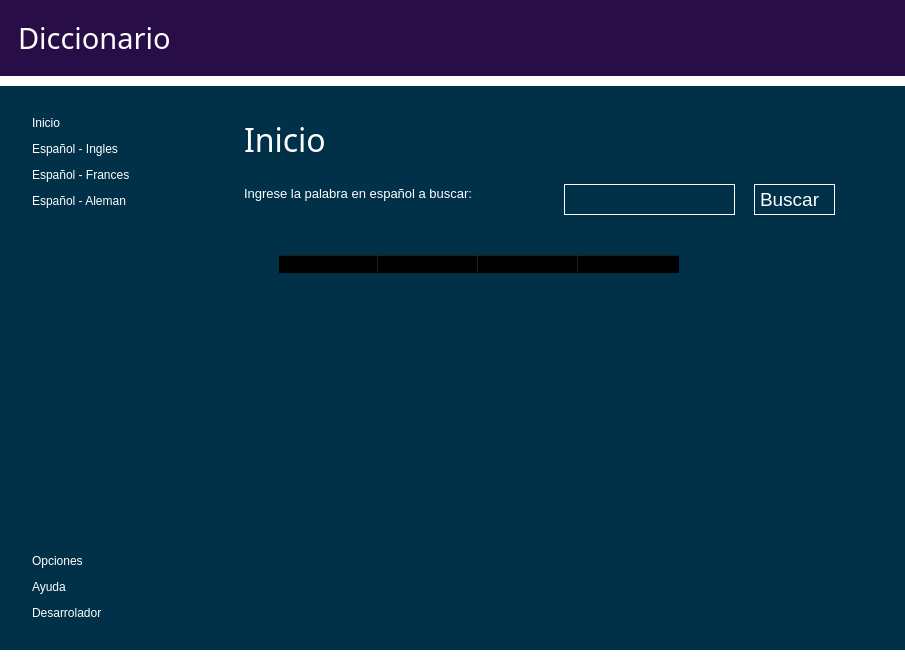
<?xml version="1.0" encoding="UTF-8"?>
<ui version="4.0">
 <class>MainWindow</class>
 <widget class="QMainWindow" name="MainWindow">
  <property name="geometry">
   <rect>
    <x>0</x>
    <y>0</y>
    <width>905</width>
    <height>672</height>
   </rect>
  </property>
  <property name="windowTitle">
   <string>MainWindow</string>
  </property>
  <property name="styleSheet">
   <string notr="true">*{
border: none;
background: transparent;
padding: 0;
margin: 0;
color: #fff;
}
#header{
background-color: #290D47;
}
#mainBody{
background-color: rgb(0, 49, 72);
}
QPushButton{
text-align: left;
padding: 3px 5px;
}
QPushButton:hover {
	background-color: #fff;
	color: black;
}
</string>
  </property>
  <widget class="QWidget" name="centralwidget">
   <layout class="QVBoxLayout" name="verticalLayout">
    <property name="spacing">
     <number>10</number>
    </property>
    <property name="leftMargin">
     <number>0</number>
    </property>
    <property name="topMargin">
     <number>0</number>
    </property>
    <property name="rightMargin">
     <number>0</number>
    </property>
    <property name="bottomMargin">
     <number>0</number>
    </property>
    <item alignment="Qt::AlignTop">
     <widget class="QWidget" name="header" native="true">
      <layout class="QHBoxLayout" name="horizontalLayout">
       <item>
        <widget class="QFrame" name="frame_2">
         <property name="frameShape">
          <enum>QFrame::StyledPanel</enum>
         </property>
         <property name="frameShadow">
          <enum>QFrame::Raised</enum>
         </property>
         <layout class="QHBoxLayout" name="horizontalLayout_3">
          <item>
           <widget class="QLabel" name="label">
            <property name="font">
             <font>
              <family>Sketch 3D</family>
              <pointsize>22</pointsize>
             </font>
            </property>
            <property name="text">
             <string>Diccionario</string>
            </property>
           </widget>
          </item>
         </layout>
        </widget>
       </item>
      </layout>
     </widget>
    </item>
    <item>
     <widget class="QWidget" name="mainBody" native="true">
      <property name="sizePolicy">
       <sizepolicy hsizetype="Preferred" vsizetype="Expanding">
        <horstretch>0</horstretch>
        <verstretch>0</verstretch>
       </sizepolicy>
      </property>
      <layout class="QHBoxLayout" name="horizontalLayout_4">
       <item>
        <widget class="QWidget" name="leftMenu" native="true">
         <property name="enabled">
          <bool>true</bool>
         </property>
         <property name="minimumSize">
          <size>
           <width>200</width>
           <height>0</height>
          </size>
         </property>
         <layout class="QVBoxLayout" name="verticalLayout_3">
          <property name="spacing">
           <number>0</number>
          </property>
          <property name="leftMargin">
           <number>0</number>
          </property>
          <property name="topMargin">
           <number>0</number>
          </property>
          <property name="rightMargin">
           <number>0</number>
          </property>
          <property name="bottomMargin">
           <number>0</number>
          </property>
          <item>
           <widget class="QWidget" name="widget" native="true">
            <layout class="QVBoxLayout" name="verticalLayout_4">
             <item>
              <widget class="QFrame" name="frame_3">
               <property name="frameShape">
                <enum>QFrame::StyledPanel</enum>
               </property>
               <property name="frameShadow">
                <enum>QFrame::Raised</enum>
               </property>
               <layout class="QVBoxLayout" name="verticalLayout_5">
                <item>
                 <widget class="QPushButton" name="inicioBtn">
                  <property name="cursor">
                   <cursorShape>PointingHandCursor</cursorShape>
                  </property>
                  <property name="text">
                   <string>Inicio</string>
                  </property>
                 </widget>
                </item>
                <item>
                 <widget class="QPushButton" name="es_inglesBtn">
                  <property name="cursor">
                   <cursorShape>PointingHandCursor</cursorShape>
                  </property>
                  <property name="text">
                   <string>Español - Ingles</string>
                  </property>
                 </widget>
                </item>
                <item>
                 <widget class="QPushButton" name="es_francesBtn">
                  <property name="cursor">
                   <cursorShape>PointingHandCursor</cursorShape>
                  </property>
                  <property name="text">
                   <string>Español - Frances</string>
                  </property>
                 </widget>
                </item>
                <item>
                 <widget class="QPushButton" name="es_alemanBtn">
                  <property name="cursor">
                   <cursorShape>PointingHandCursor</cursorShape>
                  </property>
                  <property name="text">
                   <string>Español - Aleman</string>
                  </property>
                 </widget>
                </item>
               </layout>
              </widget>
             </item>
             <item>
              <spacer name="verticalSpacer">
               <property name="orientation">
                <enum>Qt::Vertical</enum>
               </property>
               <property name="sizeHint" stdset="0">
                <size>
                 <width>20</width>
                 <height>40</height>
                </size>
               </property>
              </spacer>
             </item>
             <item>
              <widget class="QFrame" name="frame_4">
               <property name="frameShape">
                <enum>QFrame::StyledPanel</enum>
               </property>
               <property name="frameShadow">
                <enum>QFrame::Raised</enum>
               </property>
               <layout class="QVBoxLayout" name="verticalLayout_6">
                <item>
                 <widget class="QPushButton" name="opcionesBtn">
                  <property name="cursor">
                   <cursorShape>PointingHandCursor</cursorShape>
                  </property>
                  <property name="text">
                   <string>Opciones</string>
                  </property>
                 </widget>
                </item>
                <item>
                 <widget class="QPushButton" name="ayudaBtn">
                  <property name="cursor">
                   <cursorShape>PointingHandCursor</cursorShape>
                  </property>
                  <property name="text">
                   <string>Ayuda</string>
                  </property>
                 </widget>
                </item>
                <item>
                 <widget class="QPushButton" name="desarrolladorBtn">
                  <property name="cursor">
                   <cursorShape>PointingHandCursor</cursorShape>
                  </property>
                  <property name="text">
                   <string>Desarrolador</string>
                  </property>
                 </widget>
                </item>
               </layout>
              </widget>
             </item>
            </layout>
           </widget>
          </item>
         </layout>
        </widget>
       </item>
       <item>
        <widget class="QWidget" name="mainBodyContainer" native="true">
         <property name="styleSheet">
          <string notr="true"/>
         </property>
         <layout class="QVBoxLayout" name="verticalLayout_2">
          <item>
           <widget class="QStackedWidget" name="stackedWidget">
            <widget class="QWidget" name="homePage">
             <widget class="QLabel" name="label_2">
              <property name="geometry">
               <rect>
                <x>20</x>
                <y>10</y>
                <width>151</width>
                <height>51</height>
               </rect>
              </property>
              <property name="font">
               <font>
                <family>Rockwell</family>
                <pointsize>24</pointsize>
               </font>
              </property>
              <property name="text">
               <string>Inicio</string>
              </property>
             </widget>
             <widget class="QLabel" name="label_13">
              <property name="geometry">
               <rect>
                <x>20</x>
                <y>70</y>
                <width>321</width>
                <height>39</height>
               </rect>
              </property>
              <property name="font">
               <font>
                <pointsize>10</pointsize>
               </font>
              </property>
              <property name="text">
               <string>Ingrese la palabra en español a buscar:</string>
              </property>
             </widget>
             <widget class="QLineEdit" name="buscarPalabraInput">
              <property name="geometry">
               <rect>
                <x>340</x>
                <y>80</y>
                <width>171</width>
                <height>31</height>
               </rect>
              </property>
              <property name="font">
               <font>
                <pointsize>10</pointsize>
               </font>
              </property>
              <property name="styleSheet">
               <string notr="true">*{
	 border: 1px solid #fff;
}</string>
              </property>
              <property name="text">
               <string/>
              </property>
              <property name="dragEnabled">
               <bool>false</bool>
              </property>
             </widget>
             <widget class="QPushButton" name="pushButton_2">
              <property name="geometry">
               <rect>
                <x>530</x>
                <y>80</y>
                <width>81</width>
                <height>31</height>
               </rect>
              </property>
              <property name="font">
               <font>
                <pointsize>14</pointsize>
                <kerning>true</kerning>
               </font>
              </property>
              <property name="cursor">
               <cursorShape>PointingHandCursor</cursorShape>
              </property>
              <property name="styleSheet">
               <string notr="true">*{border: 1px solid #fff}</string>
              </property>
              <property name="text">
               <string>Buscar</string>
              </property>
             </widget>
             <widget class="QTableWidget" name="tableWidget">
              <property name="geometry">
               <rect>
                <x>55</x>
                <y>151</y>
                <width>521</width>
                <height>271</height>
               </rect>
              </property>
              <property name="styleSheet">
               <string notr="true">*{
	color: black;
}</string>
              </property>
              <column>
               <property name="text">
                <string>Español</string>
               </property>
              </column>
              <column>
               <property name="text">
                <string>Ingles</string>
               </property>
              </column>
              <column>
               <property name="text">
                <string>Frances</string>
               </property>
              </column>
              <column>
               <property name="text">
                <string>Aleman</string>
               </property>
              </column>
             </widget>
            </widget>
            <widget class="QWidget" name="es_inglesPage">
             <widget class="QLabel" name="label_3">
              <property name="geometry">
               <rect>
                <x>30</x>
                <y>20</y>
                <width>401</width>
                <height>51</height>
               </rect>
              </property>
              <property name="font">
               <font>
                <family>Rockwell</family>
                <pointsize>24</pointsize>
               </font>
              </property>
              <property name="text">
               <string>Español - Ingles</string>
              </property>
             </widget>
             <widget class="QTableWidget" name="es_inglesTabla">
              <property name="geometry">
               <rect>
                <x>90</x>
                <y>110</y>
                <width>451</width>
                <height>421</height>
               </rect>
              </property>
              <property name="maximumSize">
               <size>
                <width>16777215</width>
                <height>421</height>
               </size>
              </property>
              <property name="font">
               <font>
                <pointsize>20</pointsize>
               </font>
              </property>
              <property name="styleSheet">
               <string notr="true">*{
	color: black;
}</string>
              </property>
              <property name="rowCount">
               <number>0</number>
              </property>
              <property name="columnCount">
               <number>2</number>
              </property>
              <column>
               <property name="text">
                <string>Español</string>
               </property>
              </column>
              <column>
               <property name="text">
                <string>Ingles</string>
               </property>
              </column>
             </widget>
            </widget>
            <widget class="QWidget" name="ayudaPage">
             <widget class="QLabel" name="label_6">
              <property name="geometry">
               <rect>
                <x>30</x>
                <y>20</y>
                <width>401</width>
                <height>51</height>
               </rect>
              </property>
              <property name="font">
               <font>
                <family>Rockwell</family>
                <pointsize>24</pointsize>
               </font>
              </property>
              <property name="text">
               <string>Ayuda</string>
              </property>
             </widget>
            </widget>
            <widget class="QWidget" name="es_francesPage">
             <widget class="QLabel" name="label_4">
              <property name="geometry">
               <rect>
                <x>20</x>
                <y>10</y>
                <width>401</width>
                <height>51</height>
               </rect>
              </property>
              <property name="font">
               <font>
                <family>Rockwell</family>
                <pointsize>24</pointsize>
               </font>
              </property>
              <property name="text">
               <string>Español - Frances</string>
              </property>
             </widget>
             <widget class="QTableWidget" name="es_francesTabla">
              <property name="geometry">
               <rect>
                <x>80</x>
                <y>90</y>
                <width>451</width>
                <height>421</height>
               </rect>
              </property>
              <property name="font">
               <font>
                <pointsize>20</pointsize>
               </font>
              </property>
              <property name="styleSheet">
               <string notr="true">*{
	color: black;
}</string>
              </property>
              <property name="rowCount">
               <number>0</number>
              </property>
              <property name="columnCount">
               <number>2</number>
              </property>
              <column>
               <property name="text">
                <string>Español</string>
               </property>
              </column>
              <column>
               <property name="text">
                <string>Frances</string>
               </property>
              </column>
             </widget>
            </widget>
            <widget class="QWidget" name="es_alemanPage">
             <widget class="QLabel" name="label_5">
              <property name="geometry">
               <rect>
                <x>20</x>
                <y>20</y>
                <width>401</width>
                <height>51</height>
               </rect>
              </property>
              <property name="font">
               <font>
                <family>Rockwell</family>
                <pointsize>24</pointsize>
               </font>
              </property>
              <property name="text">
               <string>Español - Aleman</string>
              </property>
             </widget>
             <widget class="QTableWidget" name="es_alemanTabla">
              <property name="geometry">
               <rect>
                <x>90</x>
                <y>100</y>
                <width>451</width>
                <height>421</height>
               </rect>
              </property>
              <property name="font">
               <font>
                <pointsize>20</pointsize>
               </font>
              </property>
              <property name="styleSheet">
               <string notr="true">*{
	color: black;
}</string>
              </property>
              <property name="rowCount">
               <number>0</number>
              </property>
              <property name="columnCount">
               <number>2</number>
              </property>
              <column>
               <property name="text">
                <string>Español</string>
               </property>
              </column>
              <column>
               <property name="text">
                <string>Aleman</string>
               </property>
              </column>
             </widget>
            </widget>
            <widget class="QWidget" name="optionsPage">
             <widget class="QLabel" name="label_7">
              <property name="geometry">
               <rect>
                <x>20</x>
                <y>20</y>
                <width>401</width>
                <height>51</height>
               </rect>
              </property>
              <property name="font">
               <font>
                <family>Rockwell</family>
                <pointsize>24</pointsize>
               </font>
              </property>
              <property name="text">
               <string>Opciones</string>
              </property>
             </widget>
            </widget>
            <widget class="QWidget" name="desarrolladorPage">
             <widget class="QLabel" name="label_8">
              <property name="geometry">
               <rect>
                <x>20</x>
                <y>120</y>
                <width>571</width>
                <height>51</height>
               </rect>
              </property>
              <property name="font">
               <font>
                <family>Rockwell</family>
                <pointsize>24</pointsize>
               </font>
              </property>
              <property name="text">
               <string>Astudillo Pérez Edwin Uriel</string>
              </property>
             </widget>
             <widget class="QLabel" name="label_9">
              <property name="geometry">
               <rect>
                <x>20</x>
                <y>20</y>
                <width>401</width>
                <height>51</height>
               </rect>
              </property>
              <property name="font">
               <font>
                <family>Rockwell</family>
                <pointsize>24</pointsize>
               </font>
              </property>
              <property name="text">
               <string>Developer</string>
              </property>
             </widget>
             <widget class="QLabel" name="label_10">
              <property name="geometry">
               <rect>
                <x>20</x>
                <y>200</y>
                <width>571</width>
                <height>51</height>
               </rect>
              </property>
              <property name="font">
               <font>
                <family>Rockwell</family>
                <pointsize>24</pointsize>
               </font>
              </property>
              <property name="text">
               <string>Sistemas Distribuidos</string>
              </property>
             </widget>
             <widget class="QLabel" name="label_11">
              <property name="geometry">
               <rect>
                <x>20</x>
                <y>290</y>
                <width>571</width>
                <height>51</height>
               </rect>
              </property>
              <property name="font">
               <font>
                <family>Rockwell</family>
                <pointsize>24</pointsize>
               </font>
              </property>
              <property name="text">
               <string>Vazquez Sanchez Alma Erika</string>
              </property>
             </widget>
             <widget class="QLabel" name="label_12">
              <property name="geometry">
               <rect>
                <x>20</x>
                <y>380</y>
                <width>571</width>
                <height>51</height>
               </rect>
              </property>
              <property name="font">
               <font>
                <family>Rockwell</family>
                <pointsize>24</pointsize>
               </font>
              </property>
              <property name="text">
               <string>5IV7</string>
              </property>
             </widget>
            </widget>
           </widget>
          </item>
         </layout>
        </widget>
       </item>
       <item>
        <widget class="QWidget" name="rightMenu" native="true"/>
       </item>
      </layout>
     </widget>
    </item>
   </layout>
  </widget>
  <widget class="QStatusBar" name="statusbar"/>
 </widget>
 <resources/>
 <connections/>
</ui>
